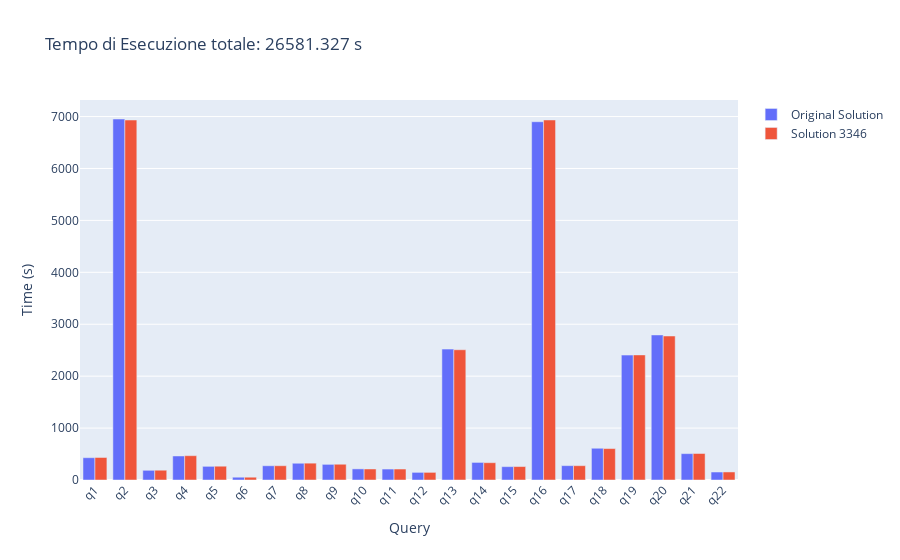

The notebook cell this image was saved under:
### Code cell
fig = go.Figure()
fig.add_trace(go.Bar(x=mean_time.index, y=mean_time["mean"], name='Original Solution'))
fig.add_trace(go.Bar(x=sol_2.index, y=sol_2["mean"], name='Solution 3346'))
fig.update_layout(barmode='group', xaxis_tickangle=-45, title='Tempo di Esecuzione totale: ' + str(sol_2_tot) + " s", xaxis_title='Query', yaxis_title='Time (s)')
fig.show()

### Figure 1 — Plotly figure (JSON) as saved in the notebook; plotly's stock layout.template omitted (floating-point values rounded to 4 significant figures)
{"data": [{"name": "Original Solution", "type": "bar", "x": ["q1", "q2", "q3", "q4", "q5", "q6", "q7", "q8", "q9", "q10", "q11", "q12", "q13", "q14", "q15", "q16", "q17", "q18", "q19", "q20", "q21", "q22"], "y": [429.6, 6953, 186.8, 462.7, 263.2, 53.66, 274.2, 322.6, 301.5, 214.0, 210.9, 147.0, 2521.0, 338.5, 257.2, 6901.0, 276.6, 611.6, 2406.0, 2794.0, 507.8, 153.7]}, {"name": "Solution 3346", "type": "bar", "x": ["q1", "q2", "q3", "q4", "q5", "q6", "q7", "q8", "q9", "q10", "q11", "q12", "q13", "q14", "q15", "q16", "q17", "q18", "q19", "q20", "q21", "q22"], "y": [433.7, 6933.0, 188.6, 468.1, 265.5, 53.8, 275.1, 324.3, 303.4, 212.5, 211.3, 146.9, 2509.0, 333.2, 259.3, 6934.0, 275.8, 605.3, 2409.0, 2773.0, 510.5, 154.8]}], "layout": {"barmode": "group", "title": {"text": "Tempo di Esecuzione totale: 26581.327 s"}, "xaxis": {"tickangle": -45, "title": {"text": "Query"}}, "yaxis": {"title": {"text": "Time (s)"}}}}
